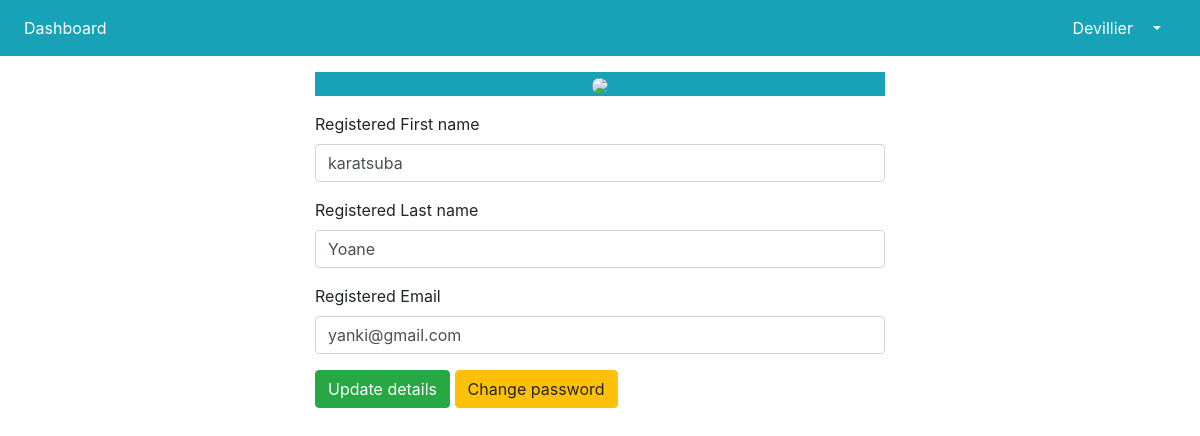
The app's page /customer/2/edit_profile (signed in) with its own data.
### accounts/models.py (models this page shows)
class Account(AbstractUser):
    username = models.CharField(unique=False, max_length=50)
    is_admin = models.BooleanField('admin status', default=False)
    is_manager = models.BooleanField('manager status', default=False)
    is_customer = models.BooleanField('customer status', default=False)
    email = models.EmailField(unique=True)
    USERNAME_FIELD = 'email'
    REQUIRED_FIELDS = []

### customers/views.py (the view, shortened to what this page needs)
# urls.py: path('<int:id>/edit_profile', auth_view.CustomerProfile.as_view(), name='customer-profile'),
class CustomerProfile(UpdateView):
    model = Account
    fields = ['first_name', 'last_name', 'email']
    template_name = 'users/profile.html'
    success_url = reverse_lazy('dashboard')
    def get_object(self, queryset=None):
        user_id = self.kwargs.get('id')
        return get_object_or_404(Account, id=user_id)

### templates/users/profile.html (shortened to what this page needs)
{% extends 'projects/index.html' %}
{% load static %}
{% load widget_tweaks %}
{% block main-content %}
<div class="container-fluid">
    <div class="row">
        <div class="col-md-3"></div>
        <div class="col-md-6">
                <div class="mb-3 mt-3 bg-info d-flex justify-content-center">
                    <div>
                        <img src="{% static 'img/avatar.png' %}"  class="img-profile "/>
                    </div>
                </div>
                <form method="POST">
                      <div class="form-group">
                         <label for="firstname">Registered {{ form.first_name.label }}</label>
                         {% render_field form.first_name type='input' class="form-control" %}
                     </div>
                      <div class="form-group">
                           <label for="lastname">Registered {{ form.last_name.label }}</label>
                           {% render_field form.last_name type='input' class='form-control' %}
                     </div>
                     <div class="form-group">
                           <label for="email">Registered {{ form.email.label }}</label>
                           {% render_field form.email type='email' class='form-control' %}
                     </div>
                     <div class="form-group">
                       <input type="submit" class="btn btn-success" value="Update details">
                       <a href="{% url 'change-password' %}" class="btn btn-warning" >Change password</a>
                     </div>
           </form>
        </div>
        <div class="col"></div>
    </div>
</div>
{% endblock %}

### templates/layout/customer_header.html (shortened to what this page needs)
<nav class="navbar navbar-expand-lg bg-info">
      <div class="collapse navbar-collapse" id="navbarSupportedContent">
          <ul class="col-md-6 navbar-nav mr-auto bg-info ">
              <li class="nav-item"><a class="nav-link text-white" href="{% url 'dashboard' %}">Dashboard</a></li>
          </ul>
          <ul class="navbar-nav mr-auto col-md-6 justify-content-end">
            <li class="nav-item"><a class="nav-link text-white" href="#"> {{request.user.username}}</a></li>
            <li class="nav-item dropdown float-left">
                <a class="nav-link dropdown-toggle nav-link text-white" href="#" id="navbarDropdown" role="button" data-toggle="dropdown" aria-haspopup="true" aria-expanded="false">
                </a>
            </li>
          </ul>
      </div>
</nav>

### templates/users/profile.html (style rules this page uses)
.img-profile { border:1px solid whitesmole;border-radius:100%; }

### records on screen
Account: user.username "Devillier"
Account: first_name "karatsuba", last_name "Yoane", email "yanki@gmail.com"
